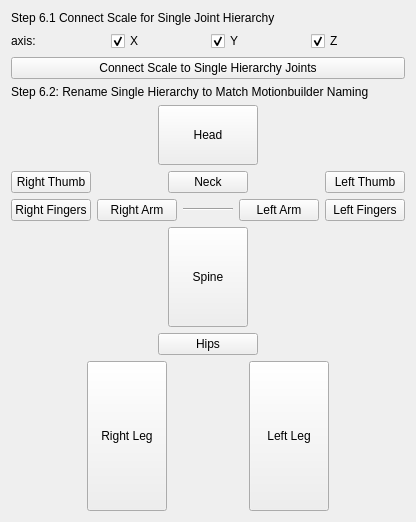
   <widget class="QWidget" name="tabJointSettings">
    <attribute name="title">
     <string>Joint Settings</string>
    </attribute>
    <layout class="QFormLayout" name="formLayout">
     <item row="0" column="0">
      <layout class="QVBoxLayout" name="verticalLayout_2">
       <item>
        <widget class="QLabel" name="label_6">
         <property name="text">
          <string>Step 6.1 Connect Scale for Single Joint Hierarchy</string>
         </property>
        </widget>
       </item>
       <item>
        <layout class="QHBoxLayout" name="horizontalLayout">
         <item>
          <widget class="QLabel" name="label_7">
           <property name="text">
            <string>axis:</string>
           </property>
          </widget>
         </item>
         <item>
          <widget class="QCheckBox" name="cbXAxis">
           <property name="text">
            <string>X</string>
           </property>
           <property name="checked">
            <bool>true</bool>
           </property>
          </widget>
         </item>
         <item>
          <widget class="QCheckBox" name="cbYAxis">
           <property name="text">
            <string>Y</string>
           </property>
           <property name="checked">
            <bool>true</bool>
           </property>
          </widget>
         </item>
         <item>
          <widget class="QCheckBox" name="cbZAxis">
           <property name="text">
            <string>Z</string>
           </property>
           <property name="checked">
            <bool>true</bool>
           </property>
          </widget>
         </item>
        </layout>
       </item>
       <item>
        <widget class="QPushButton" name="btnConnectScaleToSHJnt">
         <property name="text">
          <string>Connect Scale to Single Hierarchy Joints</string>
         </property>
        </widget>
       </item>
       <item>
        <layout class="QVBoxLayout" name="verticalLayout_3">
         <item>
          <widget class="QLabel" name="label_8">
           <property name="text">
            <string>Step 6.2: Rename Single Hierarchy to Match Motionbuilder Naming</string>
           </property>
          </widget>
         </item>
         <item>
          <layout class="QHBoxLayout" name="horizontalLayout_7">
           <property name="topMargin">
            <number>0</number>
           </property>
           <item>
            <spacer name="horizontalSpacer_6">
             <property name="orientation">
              <enum>Qt::Horizontal</enum>
             </property>
             <property name="sizeHint" stdset="0">
              <size>
               <width>40</width>
               <height>20</height>
              </size>
             </property>
            </spacer>
           </item>
           <item>
            <widget class="QPushButton" name="btnHead">
             <property name="sizePolicy">
              <sizepolicy hsizetype="Fixed" vsizetype="Fixed">
               <horstretch>0</horstretch>
               <verstretch>0</verstretch>
              </sizepolicy>
             </property>
             <property name="minimumSize">
              <size>
               <width>100</width>
               <height>60</height>
              </size>
             </property>
             <property name="text">
              <string>Head</string>
             </property>
            </widget>
           </item>
           <item>
            <spacer name="horizontalSpacer_7">
             <property name="orientation">
              <enum>Qt::Horizontal</enum>
             </property>
             <property name="sizeHint" stdset="0">
              <size>
               <width>40</width>
               <height>20</height>
              </size>
             </property>
            </spacer>
           </item>
          </layout>
         </item>
         <item>
          <layout class="QHBoxLayout" name="horizontalLayout_2">
           <item>
            <widget class="QPushButton" name="btnRightThumb">
             <property name="text">
              <string>Right Thumb</string>
             </property>
            </widget>
           </item>
           <item>
            <spacer name="horizontalSpacer">
             <property name="orientation">
              <enum>Qt::Horizontal</enum>
             </property>
             <property name="sizeHint" stdset="0">
              <size>
               <width>40</width>
               <height>20</height>
              </size>
             </property>
            </spacer>
           </item>
           <item>
            <widget class="QPushButton" name="btnNeck">
             <property name="sizePolicy">
              <sizepolicy hsizetype="Fixed" vsizetype="Fixed">
               <horstretch>0</horstretch>
               <verstretch>0</verstretch>
              </sizepolicy>
             </property>
             <property name="minimumSize">
              <size>
               <width>60</width>
               <height>0</height>
              </size>
             </property>
             <property name="text">
              <string>Neck</string>
             </property>
            </widget>
           </item>
           <item>
            <spacer name="horizontalSpacer_2">
             <property name="orientation">
              <enum>Qt::Horizontal</enum>
             </property>
             <property name="sizeHint" stdset="0">
              <size>
               <width>40</width>
               <height>20</height>
              </size>
             </property>
            </spacer>
           </item>
           <item>
            <widget class="QPushButton" name="btnLeftThumb">
             <property name="text">
              <string>Left Thumb</string>
             </property>
            </widget>
           </item>
          </layout>
         </item>
         <item>
          <layout class="QHBoxLayout" name="horizontalLayout_3">
           <item>
            <widget class="QPushButton" name="btnRightFingers">
             <property name="text">
              <string>Right Fingers</string>
             </property>
            </widget>
           </item>
           <item>
            <widget class="QPushButton" name="btnRightArm">
             <property name="text">
              <string>Right Arm</string>
             </property>
            </widget>
           </item>
           <item>
            <widget class="Line" name="line">
             <property name="windowModality">
              <enum>Qt::NonModal</enum>
             </property>
             <property name="sizePolicy">
              <sizepolicy hsizetype="Fixed" vsizetype="Fixed">
               <horstretch>0</horstretch>
               <verstretch>0</verstretch>
              </sizepolicy>
             </property>
             <property name="minimumSize">
              <size>
               <width>50</width>
               <height>0</height>
              </size>
             </property>
             <property name="orientation">
              <enum>Qt::Horizontal</enum>
             </property>
            </widget>
           </item>
           <item>
            <widget class="QPushButton" name="btnLeftArm">
             <property name="text">
              <string>Left Arm</string>
             </property>
            </widget>
           </item>
           <item>
            <widget class="QPushButton" name="btnLeftFingers">
             <property name="text">
              <string>Left Fingers</string>
             </property>
            </widget>
           </item>
          </layout>
         </item>
        </layout>
       </item>
       <item>
        <layout class="QHBoxLayout" name="horizontalLayout_8">
         <item>
          <spacer name="horizontalSpacer_8">
           <property name="orientation">
            <enum>Qt::Horizontal</enum>
           </property>
           <property name="sizeHint" stdset="0">
            <size>
             <width>40</width>
             <height>20</height>
            </size>
           </property>
          </spacer>
         </item>
         <item>
          <widget class="QPushButton" name="btnSpine">
           <property name="minimumSize">
            <size>
             <width>0</width>
             <height>100</height>
            </size>
           </property>
           <property name="text">
            <string>Spine</string>
           </property>
          </widget>
         </item>
         <item>
          <spacer name="horizontalSpacer_9">
           <property name="orientation">
            <enum>Qt::Horizontal</enum>
           </property>
           <property name="sizeHint" stdset="0">
            <size>
             <width>40</width>
             <height>20</height>
            </size>
           </property>
          </spacer>
         </item>
        </layout>
       </item>
       <item>
        <layout class="QHBoxLayout" name="horizontalLayout_9">
         <item>
          <spacer name="horizontalSpacer_10">
           <property name="orientation">
            <enum>Qt::Horizontal</enum>
           </property>
           <property name="sizeHint" stdset="0">
            <size>
             <width>40</width>
             <height>20</height>
            </size>
           </property>
          </spacer>
         </item>
         <item>
          <widget class="QPushButton" name="btnHips">
           <property name="sizePolicy">
            <sizepolicy hsizetype="Fixed" vsizetype="Fixed">
             <horstretch>0</horstretch>
             <verstretch>0</verstretch>
            </sizepolicy>
           </property>
           <property name="minimumSize">
            <size>
             <width>100</width>
             <height>0</height>
            </size>
           </property>
           <property name="text">
            <string>Hips</string>
           </property>
          </widget>
         </item>
         <item>
          <spacer name="horizontalSpacer_11">
           <property name="orientation">
            <enum>Qt::Horizontal</enum>
           </property>
           <property name="sizeHint" stdset="0">
            <size>
             <width>40</width>
             <height>20</height>
            </size>
           </property>
          </spacer>
         </item>
        </layout>
       </item>
       <item>
        <layout class="QHBoxLayout" name="horizontalLayout_4">
         <item>
          <spacer name="horizontalSpacer_4">
           <property name="orientation">
            <enum>Qt::Horizontal</enum>
           </property>
           <property name="sizeType">
            <enum>QSizePolicy::Fixed</enum>
           </property>
           <property name="sizeHint" stdset="0">
            <size>
             <width>60</width>
             <height>20</height>
            </size>
           </property>
          </spacer>
         </item>
         <item>
          <widget class="QPushButton" name="btnRightLeg">
           <property name="sizePolicy">
            <sizepolicy hsizetype="Fixed" vsizetype="Fixed">
             <horstretch>0</horstretch>
             <verstretch>0</verstretch>
            </sizepolicy>
           </property>
           <property name="minimumSize">
            <size>
             <width>60</width>
             <height>150</height>
            </size>
           </property>
           <property name="text">
            <string>Right Leg</string>
           </property>
          </widget>
         </item>
         <item>
          <spacer name="horizontalSpacer_3">
           <property name="orientation">
            <enum>Qt::Horizontal</enum>
           </property>
           <property name="sizeType">
            <enum>QSizePolicy::Fixed</enum>
           </property>
           <property name="sizeHint" stdset="0">
            <size>
             <width>60</width>
             <height>20</height>
            </size>
           </property>
          </spacer>
         </item>
         <item>
          <widget class="QPushButton" name="btnLeftLeg">
           <property name="sizePolicy">
            <sizepolicy hsizetype="Fixed" vsizetype="Fixed">
             <horstretch>0</horstretch>
             <verstretch>0</verstretch>
            </sizepolicy>
           </property>
           <property name="minimumSize">
            <size>
             <width>60</width>
             <height>150</height>
            </size>
           </property>
           <property name="text">
            <string>Left Leg</string>
           </property>
          </widget>
         </item>
         <item>
          <spacer name="horizontalSpacer_5">
           <property name="orientation">
            <enum>Qt::Horizontal</enum>
           </property>
           <property name="sizeType">
            <enum>QSizePolicy::Fixed</enum>
           </property>
           <property name="sizeHint" stdset="0">
            <size>
             <width>60</width>
             <height>20</height>
            </size>
           </property>
          </spacer>
         </item>
        </layout>
       </item>
      </layout>
     </item>
    </layout>
   </widget>
